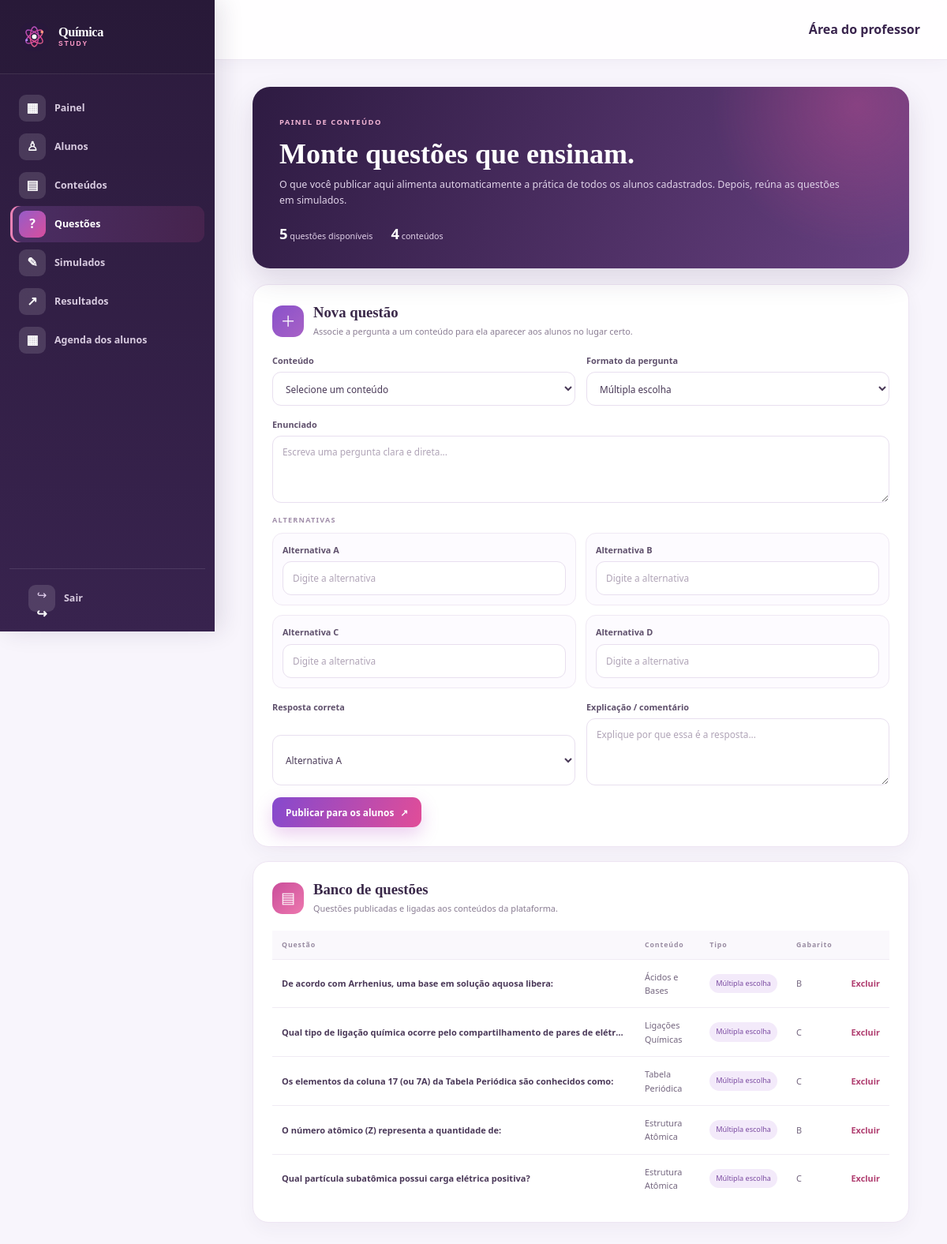
Screenshot of /admin/questoes.php (signed in) with the database file from the repository.
### tables this page shows
CREATE TABLE `questoes` (
  `id` int(11) NOT NULL,
  `conteudo_id` int(11) DEFAULT NULL,
  `tipo` enum('multipla','vf','dissertativa') DEFAULT 'multipla',
  `enunciado` text NOT NULL,
  `alt_a` varchar(255) DEFAULT NULL,
  `alt_b` varchar(255) DEFAULT NULL,
  `alt_c` varchar(255) DEFAULT NULL,
  `alt_d` varchar(255) DEFAULT NULL,
  `resposta_correta` text NOT NULL,
  `explicacao` text NOT NULL,
  `criado_em` timestamp NOT NULL DEFAULT current_timestamp()
);

CREATE TABLE `conteudos` (
  `id` int(11) NOT NULL,
  `titulo` varchar(150) NOT NULL,
  `resumo` text NOT NULL,
  `conteudo_completo` longtext NOT NULL,
  `categoria` varchar(50) NOT NULL,
  `criado_em` timestamp NOT NULL DEFAULT current_timestamp()
);

### includes/funcoes.php (called while the page is built, shortened)
<?php
function escape($string) {
    return htmlspecialchars($string, ENT_QUOTES, 'UTF-8');
}
?>

### admin/questoes.php (the view, shortened to what this page needs)
<?php
require_once '../includes/admin_auth.php';
$conteudos = $pdo->query('SELECT id, titulo FROM conteudos ORDER BY titulo')->fetchAll();
$questoes = $pdo->query('SELECT q.id, q.enunciado, q.tipo, q.resposta_correta, c.titulo AS conteudo FROM questoes q LEFT JOIN conteudos c ON q.conteudo_id = c.id ORDER BY q.id DESC LIMIT 100')->fetchAll();
?>
<!DOCTYPE html><html lang="pt-BR"><head><link rel="stylesheet" href="../css/style.css?v=20261010-teacher"><link rel="stylesheet" href="../css/dashboard.css?v=20261010-teacher"><link rel="stylesheet" href="../css/teacher-tools.css?v=20261010-teacher"></head>
<body class="dashboard-body"><div class="app-container"><aside class="sidebar"><div class="sidebar-header"><a href="dashboard.php" class="logo brand-logo"><img src="../assets/logo-chem.svg" alt=""><span class="brand-name">Química<span>STUDY</span></span></a></div><nav class="sidebar-nav"><a href="dashboard.php" class="nav-item"><span class="icon">▦</span> Painel</a><a href="usuarios.php" class="nav-item"><span class="icon">♙</span> Alunos</a><a href="conteudos.php" class="nav-item"><span class="icon">▤</span> Conteúdos</a><a href="questoes.php" class="nav-item active"><span class="icon">?</span> Questões</a><a href="simulados.php" class="nav-item"><span class="icon">✎</span> Simulados</a><a href="resultados.php" class="nav-item"><span class="icon">↗</span> Resultados</a><a href="agenda.php" class="nav-item"><span class="icon">▦</span> Agenda dos alunos</a></nav><div class="sidebar-footer"><a href="../logout.php" class="nav-item logout"><span class="icon">↪</span> Sair</a></div></aside>
<main class="main-content"><header class="topbar"><div class="user-info"><span class="user-name">Área do professor</span></div></header><div class="content-wrapper teacher-page"><section class="teacher-hero"><span>PAINEL DE CONTEÚDO</span><h1>Monte questões que ensinam.</h1><p>O que você publicar aqui alimenta automaticamente a prática de todos os alunos cadastrados. Depois, reúna as questões em simulados.</p><div class="teacher-hero-stats"><strong><?= count($questoes) ?><small> questões disponíveis</small></strong><strong><?= count($conteudos) ?><small> conteúdos</small></strong></div></section>
<section class="teacher-card"><div class="teacher-card-heading"><span class="teacher-heading-icon">＋</span><div><h2>Nova questão</h2><p>Associe a pergunta a um conteúdo para ela aparecer aos alunos no lugar certo.</p></div></div>
<?php if (!$conteudos): ?><div class="teacher-no-content"><strong>Cadastre um conteúdo primeiro.</strong><p>As questões precisam estar ligadas a uma matéria/conteúdo antes de serem publicadas.</p><a href="conteudos.php" class="btn btn-primary">Criar conteúdo</a></div><?php else: ?>
<form method="POST" action="questoes.php" class="teacher-form" id="question-editor"><div class="teacher-form-grid"><label class="teacher-field"><span>Conteúdo</span><select name="conteudo_id" required><option value="">Selecione um conteúdo</option></select></label><label class="teacher-field"><span>Formato da pergunta</span><select name="tipo" id="teacher-question-type"><option value="multipla">Múltipla escolha</option></select></label></div>
<label class="teacher-field"><span>Enunciado</span><textarea name="enunciado" rows="3" required placeholder="Escreva uma pergunta clara e direta..."></textarea></label>
<div id="teacher-multiple-fields"><span class="teacher-field-caption">ALTERNATIVAS</span><div class="teacher-alternatives"><?php foreach (['a' => 'A', 'b' => 'B', 'c' => 'C', 'd' => 'D'] as $key => $letter): ?><label class="teacher-field teacher-option-field"><span>Alternativa <?= $letter ?></span><input type="text" name="alt_<?= $key ?>" placeholder="Digite a alternativa"></label><?php endforeach; ?></div></div>
<div class="teacher-form-grid"><label class="teacher-field" id="teacher-choice-answer"><span>Resposta correta</span><select name="resposta_correta" id="teacher-answer-choice"><option value="A">Alternativa A</option></select></label><label class="teacher-field"><span>Explicação / comentário</span><textarea name="explicacao" rows="2" required placeholder="Explique por que essa é a resposta..."></textarea></label></div><button type="submit" class="btn btn-primary teacher-publish">Publicar para os alunos <span>↗</span></button></form><?php endif; ?></section>
<section class="teacher-card question-library"><div class="teacher-card-heading"><span class="teacher-heading-icon pink">▤</span><div><h2>Banco de questões</h2><p>Questões publicadas e ligadas aos conteúdos da plataforma.</p></div></div><div class="teacher-table-wrap"><table class="teacher-table"><thead><tr><th>Questão</th><th>Conteúdo</th><th>Tipo</th><th>Gabarito</th><th></th></tr></thead><tbody><?php foreach ($questoes as $q): ?><tr><td><strong><?= escape($q['enunciado']) ?></strong></td><td><?= escape($q['conteudo'] ?? 'Conteúdo removido') ?></td><td><span class="teacher-tag"><?= $q['tipo'] === 'multipla' ? 'Múltipla escolha' : ($q['tipo'] === 'vf' ? 'Verdadeiro ou falso' : 'Dissertativa') ?></span></td><td><?= $q['tipo'] === 'dissertativa' ? 'Gabarito escrito' : escape($q['resposta_correta']) ?></td><td><a class="teacher-delete" href="?excluir=<?= (int)$q['id'] ?>" onclick="return confirm('Excluir esta questão? Ela também será retirada dos simulados em que estiver.')">Excluir</a></td></tr><?php endforeach; ?><?php if (!$questoes): ?><tr><td colspan="5" class="teacher-empty-row">Nenhuma questão publicada ainda. As próximas aparecerão aqui e na área de prática dos alunos.</td></tr><?php endif; ?></tbody></table></div></section>
</div></main></div><script src="../js/script.js?v=20261010-teacher"></script><script src="../js/admin-questions.js?v=20261010-teacher"></script></body></html>

### css/style.css (style rules this page uses)
:root { --primary: #0ea5e9; --primary-dark: #0284c7; --secondary: #10b981; --accent: #f59e0b; --dark: #0f172a; --dark-light: #1e293b; --light: #f8fafc; --gray: #64748b; --danger: #ef4444; --radius: 12px; --shadow: 0 4px 6px -1px rgba(0, 0, 0, 0.1), 0 2px 4px -1px rgba(0, 0, 0, 0.06); --shadow-lg: 0 10px 15px -3px rgba(0, 0, 0, 0.1), 0 4px 6px -2px rgba(0, 0, 0, 0.05); }
* { margin: 0; padding: 0; box-sizing: border-box; font-family: 'Segoe UI', system-ui, sans-serif; }
body { background-color: var(--light); color: var(--dark); line-height: 1.6; }
.btn { display: inline-flex; align-items: center; justify-content: center; padding: 12px 24px; border-radius: var(--radius); font-weight: 600; text-decoration: none; border: none; cursor: pointer; transition: all 0.3s ease; font-size: 1rem; }
.btn-primary { background-color: var(--primary); color: white; }
.logo { font-size: 1.5rem; font-weight: 800; color: var(--dark); text-decoration: none; display: flex; align-items: center; gap: 8px; }
.logo span { color: var(--primary); }
.brand-logo { gap: 10px; font-size: 1.08rem !important; }
.brand-logo img { width: 39px; height: 39px; }
.brand-logo > span { color: #fff !important; }
.brand-logo > span > span { color: #f28ab9 !important; }
.brand-logo .brand-name { display: grid; gap: 1px; color: #fff !important; font: 700 1.02rem/1.05 Georgia, 'Times New Roman', serif; letter-spacing: -.025em; }
.brand-logo .brand-name > span { color: #f28ab9 !important; font: 800 .53rem/1.2 Arial, sans-serif; letter-spacing: .22em; }
:root { --primary: #7138d5; --primary-dark: #5924b4; --secondary: #e94491; --accent: #ffb454; --dark: #281838; --dark-light: #432559; --light: #fbf8ff; --gray: #74677f; --danger: #d83c66; --radius: 18px; --shadow: 0 8px 24px rgba(48, 25, 72, .08); --shadow-lg: 0 22px 60px rgba(48, 25, 72, .16); }
body { background: #fbf8ff; color: #281838; }
.btn { border-radius: 999px; padding: 13px 25px; font-weight: 700; }
.btn-primary { color: #fff; background: linear-gradient(115deg, #7138d5, #e94491); box-shadow: 0 9px 22px rgba(174, 65, 193, .25); }
.logo { color: #281838; letter-spacing: -.04em; }
.logo span { color: #e94491; }

### rows the page displays
questoes: enunciado "De acordo com Arrhenius, uma base em solução aquosa libera:", conteudo.titulo "Ácidos e Bases", tipo "Múltipla escolha", resposta_correta "B"
questoes: enunciado "Qual tipo de ligação química ocorre pelo compartilhamento de pares de elétr…", conteudo.titulo "Ligações Químicas", tipo "Múltipla escolha", resposta_correta "C"
questoes: enunciado "Os elementos da coluna 17 (ou 7A) da Tabela Periódica são conhecidos como:", conteudo.titulo "Tabela Periódica", tipo "Múltipla escolha", resposta_correta "C"
questoes: enunciado "O número atômico (Z) representa a quantidade de:", conteudo.titulo "Estrutura Atômica", tipo "Múltipla escolha", resposta_correta "B"
questoes: enunciado "Qual partícula subatômica possui carga elétrica positiva?", conteudo.titulo "Estrutura Atômica", tipo "Múltipla escolha", resposta_correta "C"

### other values shown
count($questoes) "5"
count($conteudos) "4"
$letter "A"
$letter "B"
$letter "C"
$letter "D"
